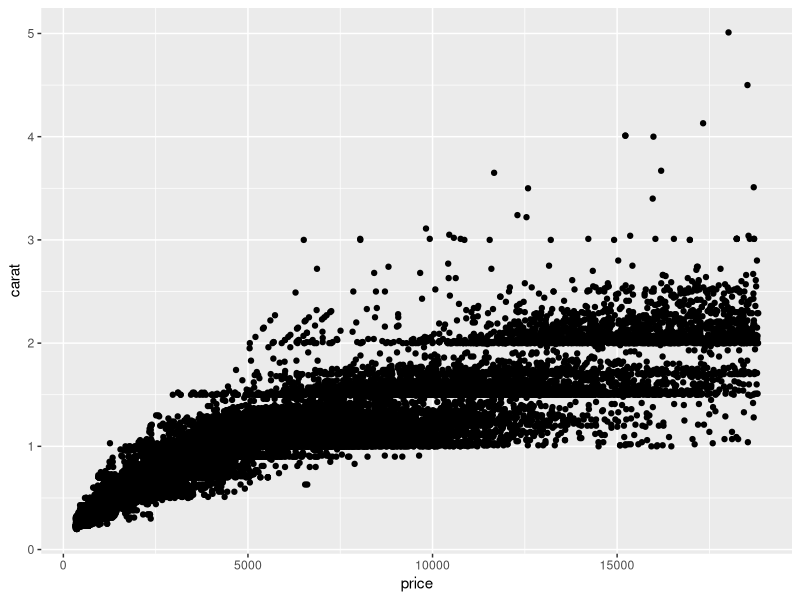
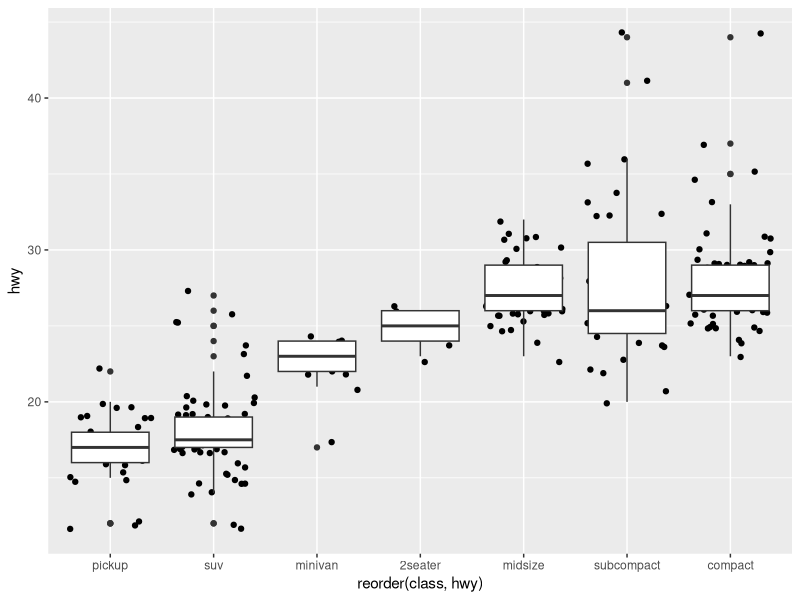
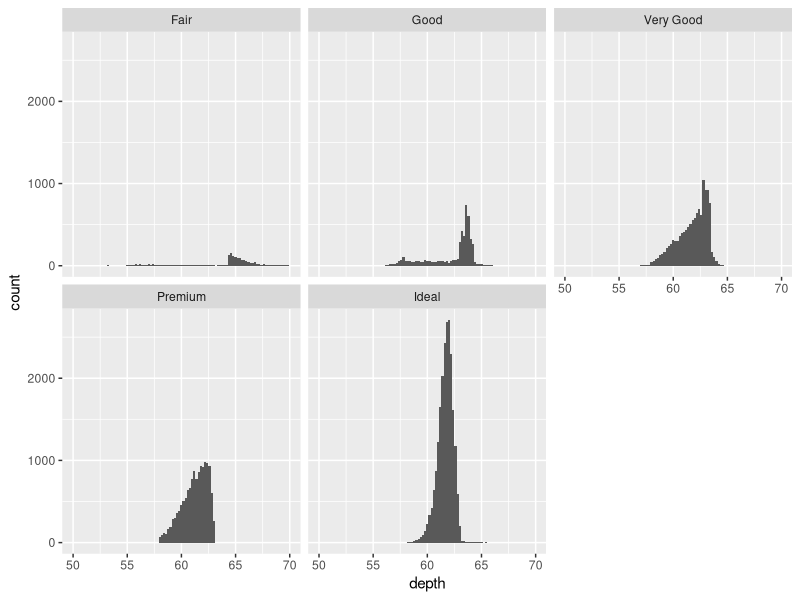
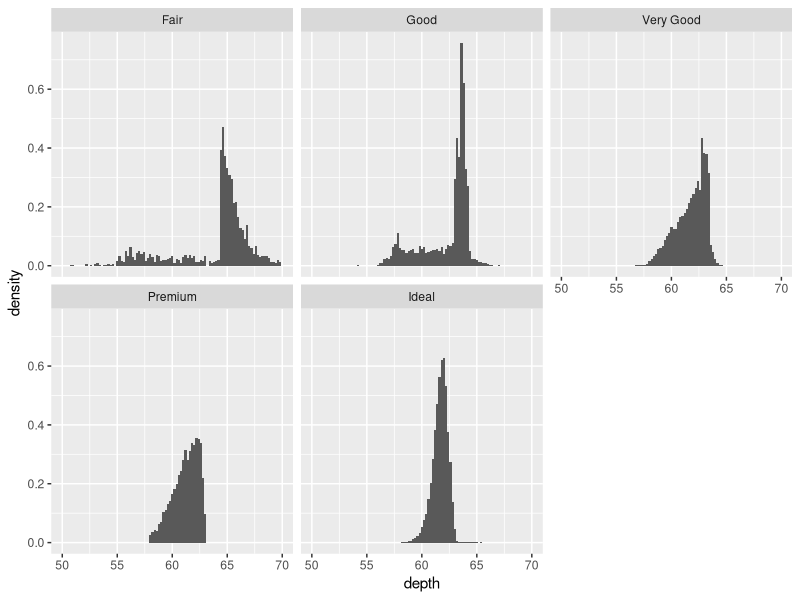
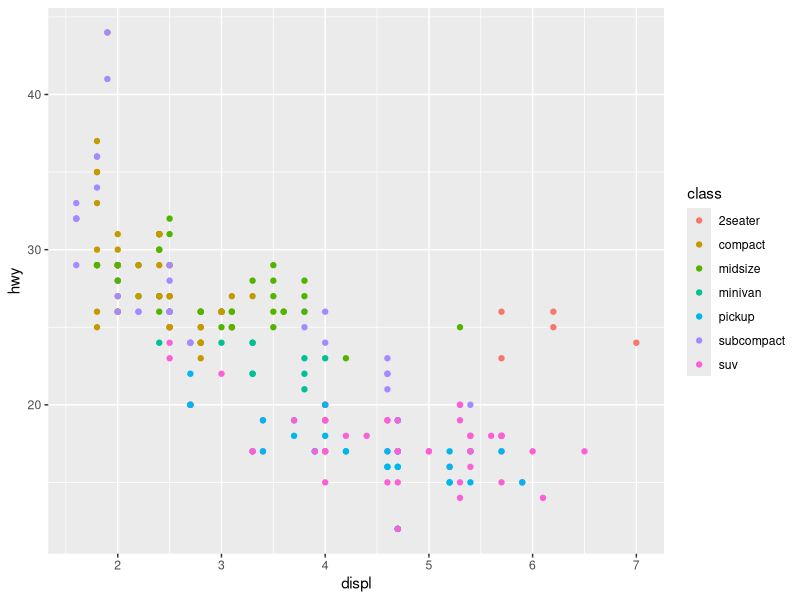
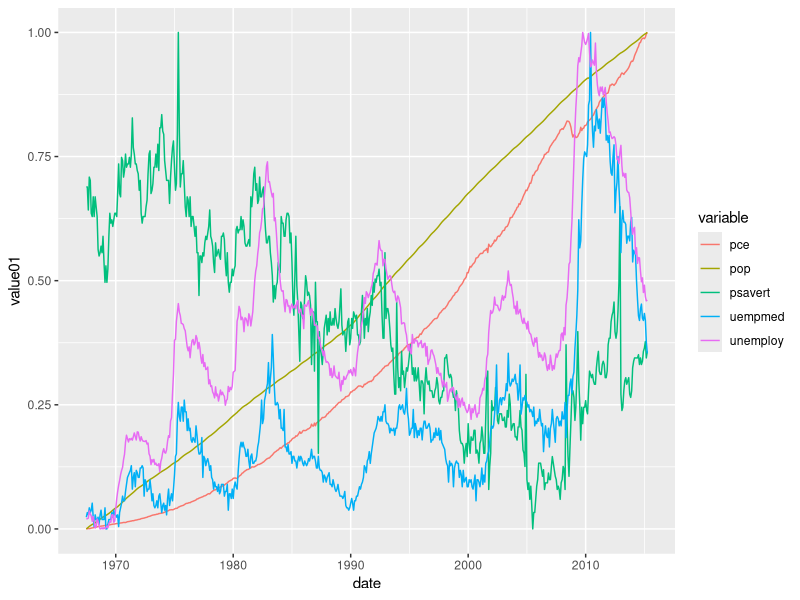

R code for these plots, in order: (Note: this script raises an error after producing the figures.)
## ---- chunk 1
install.packages("ggplot2")
library(ggplot2)

ggplot(diamonds, aes(x = price, y = carat)) +
  geom_point()
## ---- chunk 2
ggplot(mpg, aes(reorder(class, hwy), hwy)) +
  geom_jitter() +
  geom_boxplot()
## ---- chunk 3

#Plot count
ggplot(diamonds, aes(depth)) +
  geom_histogram(aes(y = ..count..), binwidth=0.2) +
  facet_wrap(~ cut) + xlim(50, 70)

#Plot density
ggplot(diamonds, aes(depth)) +
  geom_histogram(aes(y = ..density..), binwidth=0.2) +
  facet_wrap(~ cut) + xlim(50, 70)
## ---- chunk 4
ggplot(mpg, aes(displ, hwy, color = class)) +
  geom_point()

## ---- chunk 5
ggplot(economics_long,aes(x=date,y=value01,color=variable))+geom_line()
## ---- chunk 6

ggplot(cities, aes(long, lat)) +
  geom_path(aes(size = survivors, colour =
direction,
    group = interaction(group, direction)), data =
troops) +
  geom_text(aes(label = city), hjust = 0, vjust = 1,
size = 4)
# Polish appearance
last_plot() +
  scale_x_continuous("", limits = c(24, 39)) +
  scale_y_continuous("") +
  scale_colour_manual(values = c("grey50","red")) +
  scale_size(to = c(1, 10))
